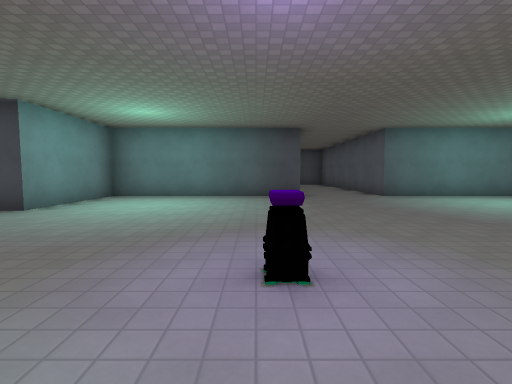
View 1 (above)

13 first-person views from a walk through a 3-D level made in the Godot game engine. The camera is 1.4 m above the floor, tilts 4° down and sees 85° across. The floor is counted in squares, 2 m on a side. Each view is taken from the middle of a square. On the plan, view 1 faces up. The plan holds only what a view shows up to about 9 squares ahead; the rest is blank. Characters and animated objects are not drawn. Some surface patterns are stand-ins.

View 2
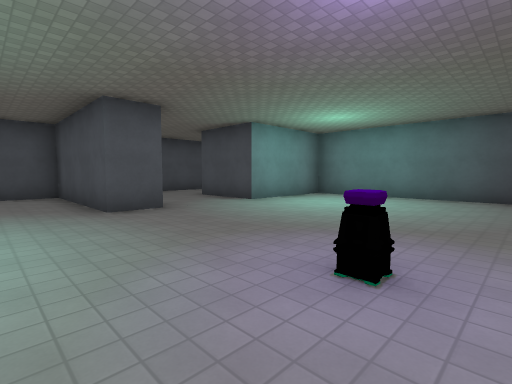

View 3
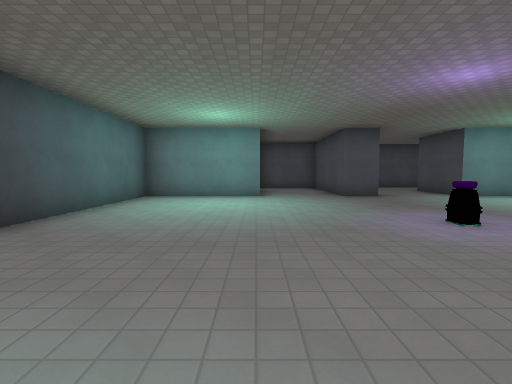

View 4
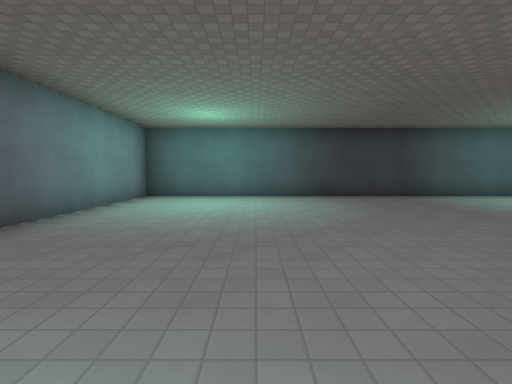

View 5
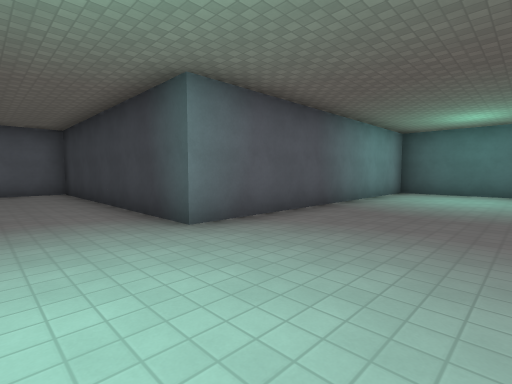

View 6
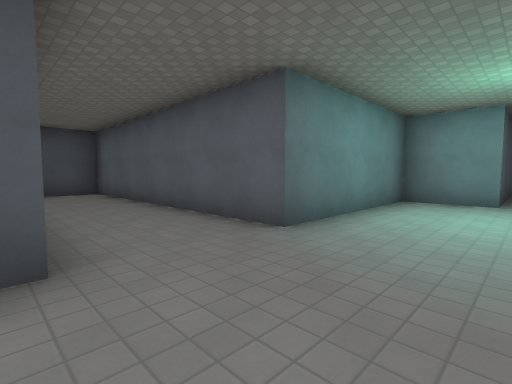

View 7
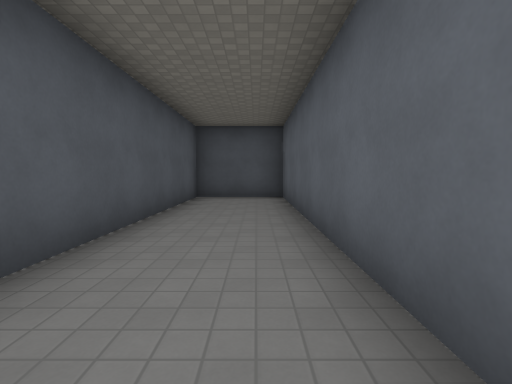

View 8
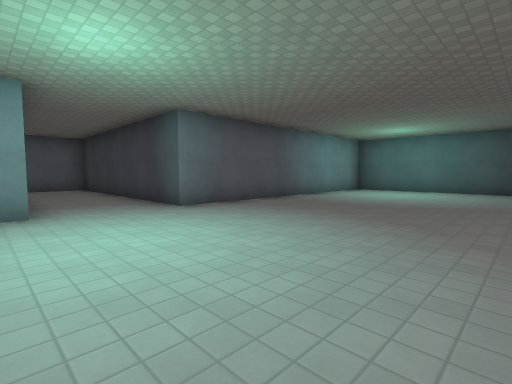

View 9
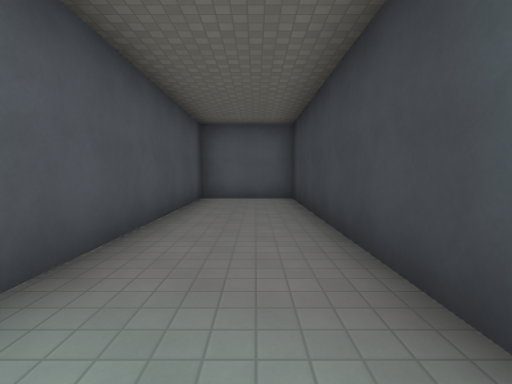

View 10
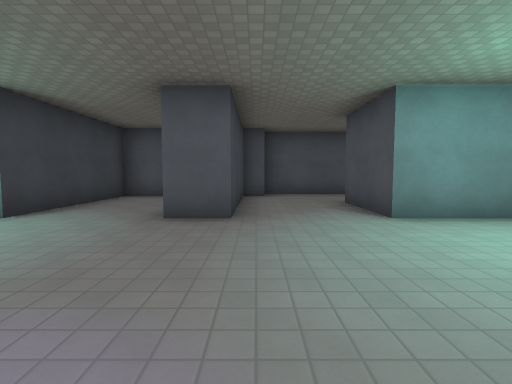

View 11
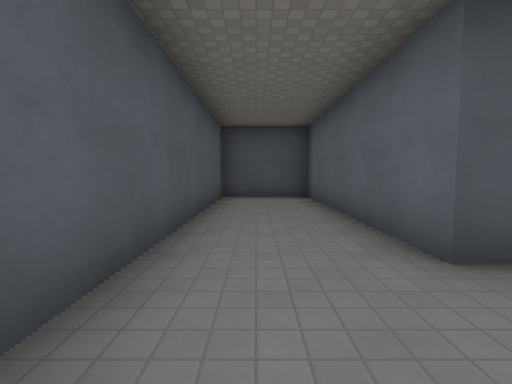

View 12
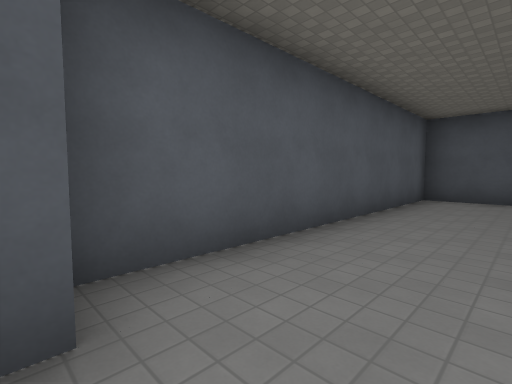

View 13
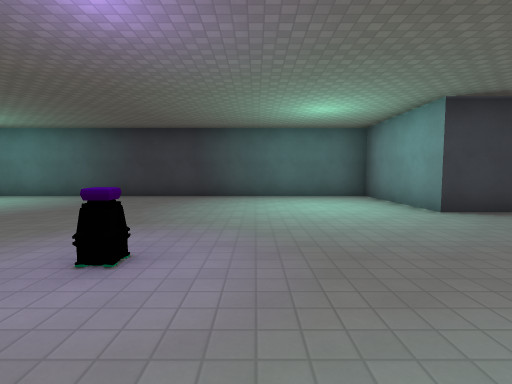

### Floor plan
Points are (right, up) in squares from view 1. A wall is a line through its corners. A room is listed if a view was taken in it or the views show most of it. See-through windows are left out.
Room 1 (views 1, 2, 3, 4, 5, 6, 7, 8, 9, 10, 13)
walls: (1.4, 8.2) (-4.2, 8.2) (-4.2, 5.1) (-6.5, 5.1); (-6.4, 2.6) (-4.2, 2.6) (-4.2, 1.6) (-8.3, 1.6) (-8.3, -0.9) (-4.2, -0.9) (-4.2, -4.2) (8.2, -4.2) (8.2, 4) (15.5, 4) (15.5, 6.5) (8.2, 6.5) (8.2, 8.2) (3.8, 8.2) (3.8, 15.9) (1.3, 15.9) (1.3, 9.8)
ways out: opening at (-5.5, 3.5) to room 2
objects: other object (0, 2)
Room 2 (views 11, 12)
walls: (-6.5, 5.1) (-6.5, 11) (-9, 11) (-9, 3.2); (-8.3, 3.4) (-8.3, 2.6); (-7.9, 2.6) (-6.4, 2.6)
ways out: opening at (-5.5, 3.5) to room 1

Where each view was taken, in squares from view 1:
view 1: 0 up, 0 right, facing up
view 2: 0 up, 1 right, facing up-left
view 3: 1 down, 4 right, facing left
view 4: 4 up, 5 right, facing down
view 5: 6 up, 5 right, facing down-right
view 6: 6 up, 1 right, facing up-right
view 7: 8 up, 3 right, facing up
view 8: 7 up, 3 right, facing down-right
view 9: 5 up, 8 right, facing right
view 10: 3 up, 0 right, facing left
view 11: 3 up, 8 left, facing up
view 12: 3 up, 7 left, facing up-left
view 13: 4 up, 1 left, facing down
